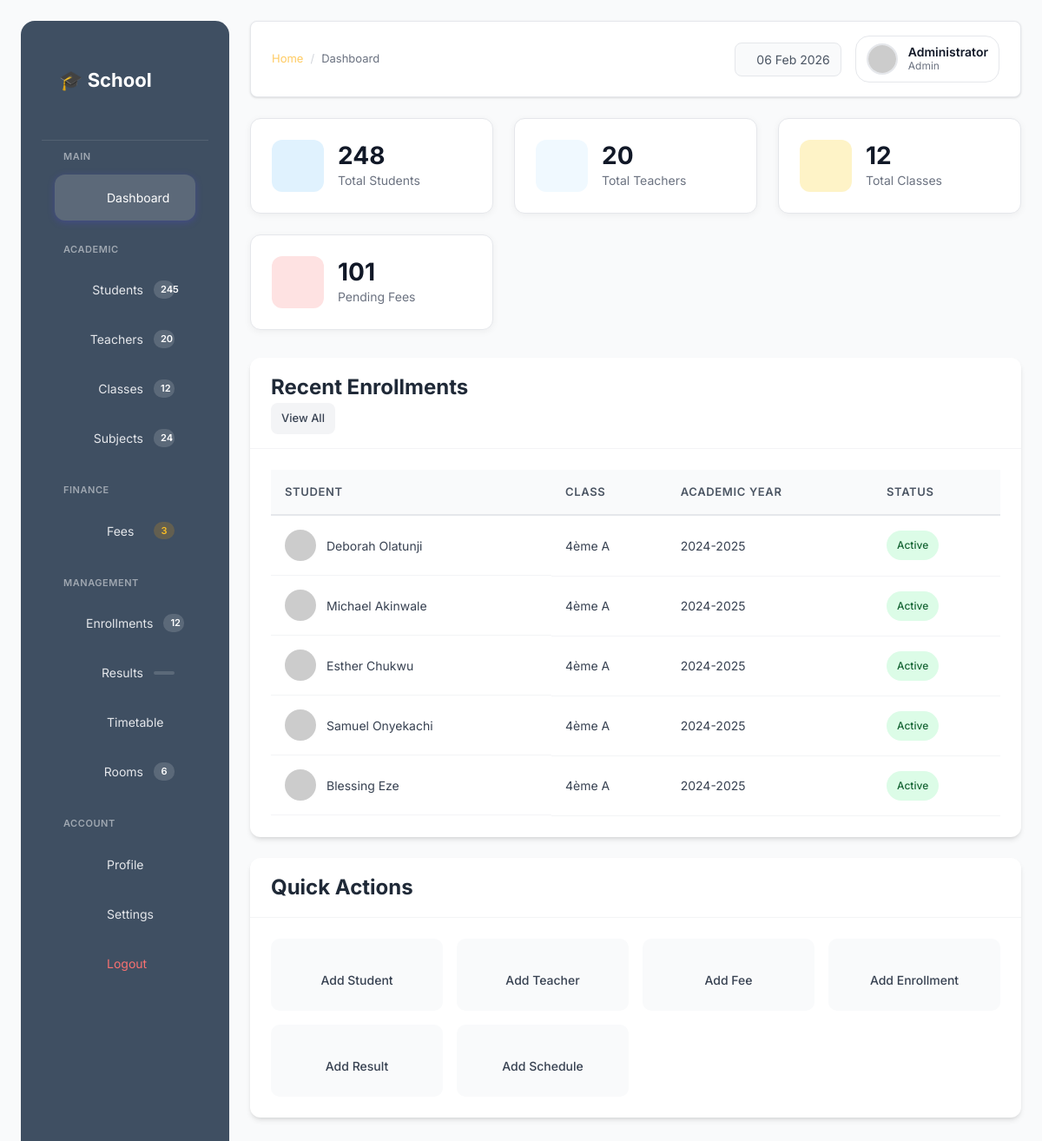
The page /dashboard (signed in) on the database its author committed.
### tables this page shows
CREATE TABLE enrollments (
    id INTEGER PRIMARY KEY AUTOINCREMENT,
    student_id INTEGER,
    class_id INTEGER,
    academic_year TEXT,
    FOREIGN KEY(student_id) REFERENCES students(id),
    FOREIGN KEY(class_id) REFERENCES classes(id)
);

CREATE TABLE students (
    id INTEGER PRIMARY KEY AUTOINCREMENT,
    name TEXT NOT NULL,
    matricule TEXT UNIQUE NOT NULL,
    date_of_birth TEXT,
    gender TEXT
);

CREATE TABLE classes (
    id INTEGER PRIMARY KEY AUTOINCREMENT,
    name TEXT NOT NULL,
    level TEXT NOT NULL
);

### app.py (the view)
@app.route("/")
@app.route("/dashboard")
@login_required
def dashboard():
    conn = get_db_connection()
    students_count = conn.execute("SELECT COUNT(*) as count FROM students").fetchone()["count"]
    teachers_count = conn.execute("SELECT COUNT(*) as count FROM teachers").fetchone()["count"]
    classes_count = conn.execute("SELECT COUNT(*) as count FROM classes").fetchone()["count"]
    fees = conn.execute("""
        SELECT COUNT(*) as count FROM fees
        WHERE (total_fee - amount_paid) > 0
    """).fetchone()["count"]
    recent_enrollments = conn.execute("""
        SELECT e.id, s.name as student_name, c.name as class_name, e.academic_year
        FROM enrollments e
        JOIN students s ON e.student_id = s.id
        JOIN classes c ON e.class_id = c.id
        ORDER BY e.id DESC LIMIT 5
    """).fetchall()
    conn.close()
    return render_template("dashboard.html",
                         students_count=students_count,
                         teachers_count=teachers_count,
                         classes_count=classes_count,
                         pending_fees=fees,
                         recent_enrollments=recent_enrollments,
                         page_title="Dashboard",
                         page_heading="Dashboard")

### app.py (called while the page is built)
def get_db_connection():
    conn = sqlite3.connect(DB_PATH)
    conn.row_factory = sqlite3.Row
    return conn

def login_required(f):
    @wraps(f)
    def decorated_function(*args, **kwargs):
        if not session.get("admin_logged_in"):
            return redirect(url_for("login"))
        return f(*args, **kwargs)
    return decorated_function

@app.context_processor
def inject_date():
    return {"current_date": datetime.now().strftime("%d %b %Y")}

### templates/dashboard.html (shortened to what this page needs)
{% extends "base.html" %}
{% block breadcrumb %}Dashboard{% endblock %}
{% block content %}
<div class="dashboard-grid">
    <div class="stats-card">
        <div class="stats-icon" style="background: #e0f2fe;">
        </div>
        <div class="stats-content">
            <h3>{{ students_count|default(0) }}</h3>
            <p>Total Students</p>
        </div>
    </div>
    <div class="stats-card">
        <div class="stats-icon" style="background: #f0f9ff;">
        </div>
        <div class="stats-content">
            <h3>{{ teachers_count|default(0) }}</h3>
            <p>Total Teachers</p>
        </div>
    </div>
    <div class="stats-card">
        <div class="stats-icon" style="background: #fef3c7;">
        </div>
        <div class="stats-content">
            <h3>{{ classes_count|default(0) }}</h3>
            <p>Total Classes</p>
        </div>
    </div>
    <div class="stats-card">
        <div class="stats-icon" style="background: #fee2e2;">
        </div>
        <div class="stats-content">
            <h3>{{ pending_fees|default(0) }}</h3>
            <p>Pending Fees</p>
        </div>
    </div>
</div>
<div class="card">
    <div class="card-header">
        <h2>Recent Enrollments</h2>
        <a href="{{ url_for('enrollments') }}" class="btn btn-sm btn-secondary">View All</a>
    </div>
    <div class="card-body">
        {% if recent_enrollments and recent_enrollments|length > 0 %}
        <table class="table">
            <thead>
                <tr>
                    <th>Student</th>
                    <th>Class</th>
                    <th>Academic Year</th>
                    <th>Status</th>
                </tr>
            </thead>
            <tbody>
                {% for enrollment in recent_enrollments %}
                <tr>
                    <td class="user-cell">
                        <img src="https://i.pravatar.cc/40?u={{ enrollment.id }}"
                             alt="{{ enrollment.student_name }}">
                        <span>{{ enrollment.student_name }}</span>
                    </td>
                    <td>{{ enrollment.class_name }}</td>
                    <td>{{ enrollment.academic_year }}</td>
                    <td>
                        <span class="badge badge-success">Active</span>
                    </td>
                </tr>
                {% endfor %}
            </tbody>
        </table>
        {% else %}
        <div class="empty-state">
            <i class='bx bx-list-check'></i>
            <p>No recent enrollments found</p>
        </div>
        {% endif %}
    </div>
</div>
<div class="card">
    <div class="card-header">
        <h2>Quick Actions</h2>
    </div>
    <div class="card-body">
        <div class="quick-actions-grid">
            <a href="{{ url_for('add_student') }}" class="quick-action">
                <span>Add Student</span>
            </a>
            <a href="{{ url_for('add_teacher') }}" class="quick-action">
                <span>Add Teacher</span>
            </a>
            <a href="{{ url_for('add_fee') }}" class="quick-action">
                <span>Add Fee</span>
            </a>
            <a href="{{ url_for('add_enrollment') }}" class="quick-action">
                <span>Add Enrollment</span>
            </a>
            <a href="{{ url_for('add_result') }}" class="quick-action">
                <span>Add Result</span>
            </a>
            <a href="{{ url_for('add_timetable') }}" class="quick-action">
                <span>Add Schedule</span>
            </a>
        </div>
    </div>
</div>
{% endblock %}

### templates/base.html (shortened to what this page needs)
<!DOCTYPE html>
<html lang="en">
<head>
    <link href="https://unpkg.com/boxicons@2.1.4/css/boxicons.min.css" rel="stylesheet">
    <link rel="stylesheet" href="{{ url_for('static', filename='css/main.css') }}">
</head>
<body>
<div class="app">
    <aside class="sidebar">
        <div class="sidebar-header">
            <div class="logo">🎓 School</div>
        </div>
        <nav class="sidebar-nav">
            <div class="nav-section">
                <span class="section-label">MAIN</span>
                <a href="{{ url_for('dashboard') }}" class="nav-item {% if request.endpoint == 'dashboard' %}active{% endif %}">
                    <span>Dashboard</span>
                </a>
            </div>
            <div class="nav-section">
                <span class="section-label">ACADEMIC</span>
                <a href="{{ url_for('students') }}" class="nav-item {% if request.endpoint == 'students' %}active{% endif %}">
                    <span>Students</span>
                    <span class="nav-badge">245</span>
                </a>
                <a href="{{ url_for('teachers') }}" class="nav-item {% if request.endpoint == 'teachers' %}active{% endif %}">
                    <span>Teachers</span>
                    <span class="nav-badge">20</span>
                </a>
                <a href="{{ url_for('classes') }}" class="nav-item {% if request.endpoint == 'classes' %}active{% endif %}">
                    <span>Classes</span>
                    <span class="nav-badge">12</span>
                </a>
                <a href="{{ url_for('subjects') }}" class="nav-item {% if request.endpoint == 'subjects' %}active{% endif %}">
                    <span>Subjects</span>
                    <span class="nav-badge">24</span>
                </a>
            </div>
            <div class="nav-section">
                <span class="section-label">FINANCE</span>
                <a href="{{ url_for('fees') }}" class="nav-item {% if request.endpoint == 'fees' %}active{% endif %}">
                    <span>Fees</span>
                    <span class="nav-badge badge-warning">3</span>
                </a>
            </div>
            <div class="nav-section">
                <span class="section-label">MANAGEMENT</span>
                <a href="{{ url_for('enrollments') }}" class="nav-item {% if request.endpoint == 'enrollments' %}active{% endif %}">
                    <span>Enrollments</span>
                    <span class="nav-badge">12</span>
                </a>
                <a href="{{ url_for('results') }}" class="nav-item {% if request.endpoint == 'results' %}active{% endif %}">
                    <span>Results</span>
                    <span class="nav-badge"></span>
                </a>
                <a href="{{ url_for('timetable') }}" class="nav-item {% if request.endpoint == 'timetable' %}active{% endif %}">
                    <span>Timetable</span>
                </a>
                <a href="{{ url_for('rooms') }}" class="nav-item {% if request.endpoint == 'rooms' %}active{% endif %}">
                    <span>Rooms</span>
                    <span class="nav-badge">6</span>
                </a>
            </div>
            <div class="nav-section">
                <span class="section-label">ACCOUNT</span>
                <a href="{{ url_for('profile') }}" class="nav-item {% if request.endpoint == 'profile' %}active{% endif %}">
                    <span>Profile</span>
                </a>
                <a href="{{ url_for('settings') }}" class="nav-item {% if request.endpoint == 'settings' %}active{% endif %}">
                    <span>Settings</span>
                </a>
                <a href="{{ url_for('logout') }}" class="nav-item logout">
                    <span>Logout</span>
                </a>
            </div>
        </nav>
    </aside>
    <div class="main">
        <header class="topbar">
            <div class="topbar-left">
                <div class="page-title">
                    <nav class="breadcrumb">
                        <a href="{{ url_for('dashboard') }}">Home</a>
                        <span class="divider">/</span>
                        {% block breadcrumb %}{% endblock %}
                    </nav>
                </div>
            </div>
            <div class="topbar-right">
                <div class="date-widget">
                    <span id="current-date">{{ current_date|default('04 Feb 2026') }}</span>
                </div>
                <div class="user-widget">
                    <img src="{{ session.get('avatar_url', 'https://i.pravatar.cc/40') }}"
                         class="user-avatar"
                         alt="{{ session.get('user_name', 'User') }}">
                    <div class="user-info">
                        <span class="user-name">{{ session.get('user_name', 'Administrator') }}</span>
                        <span class="user-role">{{ session.get('user_role', 'Admin') }}</span>
                    </div>
                </div>
            </div>
        </header>
        <section class="page-content">
            {% block content %}{% endblock %}
        </section>
    </div>
</div>
</body>
</html>

### templates/dashboard.html (style rules this page uses)
.dashboard-grid { display: grid; grid-template-columns: repeat(auto-fit, minmax(250px, 1fr)); gap: 1.5rem; margin-bottom: 2rem; }
.stats-card { background: white; border-radius: 12px; padding: 1.5rem; display: flex; align-items: center; gap: 1rem; box-shadow: 0 2px 8px rgba(0,0,0,0.05); border: 1px solid #e5e7eb; transition: transform 0.2s, box-shadow 0.2s; }
.stats-icon { width: 60px; height: 60px; border-radius: 12px; display: flex; align-items: center; justify-content: center; flex-shrink: 0; }
.stats-content h3 { font-size: 28px; font-weight: 700; color: #111827; margin-bottom: 0.25rem; line-height: 1; }
.stats-content p { font-size: 14px; color: #6b7280; }
.quick-actions-grid { display: grid; grid-template-columns: repeat(auto-fit, minmax(180px, 1fr)); gap: 1rem; }
.quick-action { display: flex; flex-direction: column; align-items: center; justify-content: center; padding: 1.5rem 1rem; background: #f9fafb; border-radius: 10px; text-decoration: none; color: #374151; transition: all 0.2s; border: 1px solid transparent; }
.quick-action span { font-size: 14px; font-weight: 500; text-align: center; }

### rows shown on the page
enrollments: student_name "Deborah Olatunji", class_name "4ème A", academic_year "2024-2025"
enrollments: student_name "Michael Akinwale", class_name "4ème A", academic_year "2024-2025"
enrollments: student_name "Esther Chukwu", class_name "4ème A", academic_year "2024-2025"
enrollments: student_name "Samuel Onyekachi", class_name "4ème A", academic_year "2024-2025"
enrollments: student_name "Blessing Eze", class_name "4ème A", academic_year "2024-2025"

### other values the page prints
{{ session.get('user_name', 'Administrator') }} "Administrator"
{{ session.get('user_role', 'Admin') }} "Admin"
{{ students_count|default(0) }} "248"
{{ teachers_count|default(0) }} "20"
{{ classes_count|default(0) }} "12"
{{ pending_fees|default(0) }} "101"
